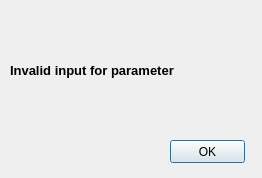
<?xml version="1.0" encoding="UTF-8"?>
<ui version="4.0">
 <class>InputErrorDialog</class>
 <widget class="QDialog" name="InputErrorDialog">
  <property name="geometry">
   <rect>
    <x>0</x>
    <y>0</y>
    <width>262</width>
    <height>178</height>
   </rect>
  </property>
  <property name="windowTitle">
   <string>Input Error</string>
  </property>
  <widget class="QPushButton" name="okbutton">
   <property name="geometry">
    <rect>
     <x>170</x>
     <y>140</y>
     <width>75</width>
     <height>23</height>
    </rect>
   </property>
   <property name="text">
    <string>OK</string>
   </property>
  </widget>
  <widget class="QLabel" name="message">
   <property name="geometry">
    <rect>
     <x>10</x>
     <y>10</y>
     <width>241</width>
     <height>121</height>
    </rect>
   </property>
   <property name="font">
    <font>
     <pointsize>10</pointsize>
     <weight>75</weight>
     <bold>true</bold>
    </font>
   </property>
   <property name="text">
    <string>Invalid input for parameter</string>
   </property>
  </widget>
 </widget>
 <resources/>
 <connections/>
</ui>
